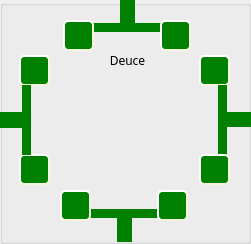
   <widget class="QGroupBox" name="groupBox_3">
    <property name="geometry">
     <rect>
      <x>70</x>
      <y>39</y>
      <width>251</width>
      <height>244</height>
     </rect>
    </property>
    <property name="title">
     <string/>
    </property>
    <widget class="QLabel" name="label_16">
     <property name="geometry">
      <rect>
       <x>100</x>
       <y>50</y>
       <width>55</width>
       <height>21</height>
      </rect>
     </property>
     <property name="font">
      <font>
       <family>Inter UI Medium</family>
      </font>
     </property>
     <property name="text">
      <string>Deuce</string>
     </property>
     <property name="alignment">
      <set>Qt::AlignCenter</set>
     </property>
    </widget>
    <widget class="QPushButton" name="pushButton_29">
     <property name="geometry">
      <rect>
       <x>19</x>
       <y>154</y>
       <width>31</width>
       <height>31</height>
      </rect>
     </property>
     <property name="minimumSize">
      <size>
       <width>31</width>
       <height>31</height>
      </size>
     </property>
     <property name="maximumSize">
      <size>
       <width>31</width>
       <height>31</height>
      </size>
     </property>
     <property name="styleSheet">
      <string notr="true">#pushButton_29{
border-image: url(:/img/relaySPDT.png);
background-color: green;
border-style: outset;
border-radius: 5px;
border-width:2px;
border-color:beige;
font-size:12px;
font-weight:100;
color: white;
max-width:23px;
max-height:23px;
min-width:23px;
min-height:23px;
padding:2px;

}
#pushButton_29:checked{
	background-color: red;
}</string>
     </property>
     <property name="text">
      <string/>
     </property>
     <property name="checkable">
      <bool>true</bool>
     </property>
    </widget>
    <widget class="QPushButton" name="pushButton_12">
     <property name="geometry">
      <rect>
       <x>90</x>
       <y>209</y>
       <width>27</width>
       <height>9</height>
      </rect>
     </property>
     <property name="minimumSize">
      <size>
       <width>20</width>
       <height>4</height>
      </size>
     </property>
     <property name="maximumSize">
      <size>
       <width>100</width>
       <height>20</height>
      </size>
     </property>
     <property name="sizeIncrement">
      <size>
       <width>1</width>
       <height>1</height>
      </size>
     </property>
     <property name="styleSheet">
      <string notr="true">#pushButton_12{
background-color: green;
border-style: outset;
}
#pushButton_12:checked{
	background-color: red;
}</string>
     </property>
     <property name="text">
      <string/>
     </property>
     <property name="checkable">
      <bool>true</bool>
     </property>
    </widget>
    <widget class="QLabel" name="label_14">
     <property name="geometry">
      <rect>
       <x>60</x>
       <y>70</y>
       <width>131</width>
       <height>91</height>
      </rect>
     </property>
     <property name="styleSheet">
      <string notr="true">border-image: url(:/img/powSub.jpg);</string>
     </property>
     <property name="text">
      <string/>
     </property>
    </widget>
    <widget class="QPushButton" name="pushButton_8">
     <property name="geometry">
      <rect>
       <x>218</x>
       <y>112</y>
       <width>42</width>
       <height>15</height>
      </rect>
     </property>
     <property name="styleSheet">
      <string notr="true">#pushButton_8{
background-color: green;
border-style: outset;
}
#pushButton_8:checked{
	background-color: red;
}</string>
     </property>
     <property name="text">
      <string/>
     </property>
     <property name="checkable">
      <bool>true</bool>
     </property>
    </widget>
    <widget class="QPushButton" name="pushButton_21">
     <property name="geometry">
      <rect>
       <x>93</x>
       <y>23</y>
       <width>27</width>
       <height>9</height>
      </rect>
     </property>
     <property name="minimumSize">
      <size>
       <width>20</width>
       <height>4</height>
      </size>
     </property>
     <property name="maximumSize">
      <size>
       <width>100</width>
       <height>20</height>
      </size>
     </property>
     <property name="sizeIncrement">
      <size>
       <width>1</width>
       <height>1</height>
      </size>
     </property>
     <property name="styleSheet">
      <string notr="true">#pushButton_21{
background-color: green;
border-style: outset;
}
#pushButton_21:checked{
	background-color: red;
}</string>
     </property>
     <property name="text">
      <string/>
     </property>
     <property name="checkable">
      <bool>true</bool>
     </property>
    </widget>
    <widget class="QPushButton" name="pushButton_31">
     <property name="geometry">
      <rect>
       <x>19</x>
       <y>55</y>
       <width>31</width>
       <height>31</height>
      </rect>
     </property>
     <property name="minimumSize">
      <size>
       <width>31</width>
       <height>31</height>
      </size>
     </property>
     <property name="maximumSize">
      <size>
       <width>31</width>
       <height>31</height>
      </size>
     </property>
     <property name="styleSheet">
      <string notr="true">#pushButton_31{
border-image: url(:/img/relaySPDT.png);
background-color: green;
border-style: outset;
border-radius: 5px;
border-width:2px;
border-color:beige;
font-size:12px;
font-weight:100;
color: white;
max-width:23px;
max-height:23px;
min-width:23px;
min-height:23px;
padding:2px;

}
#pushButton_31:checked{
	background-color: red;
}</string>
     </property>
     <property name="text">
      <string/>
     </property>
     <property name="checkable">
      <bool>true</bool>
     </property>
    </widget>
    <widget class="QPushButton" name="pushButton_22">
     <property name="geometry">
      <rect>
       <x>63</x>
       <y>20</y>
       <width>31</width>
       <height>31</height>
      </rect>
     </property>
     <property name="minimumSize">
      <size>
       <width>31</width>
       <height>31</height>
      </size>
     </property>
     <property name="maximumSize">
      <size>
       <width>31</width>
       <height>31</height>
      </size>
     </property>
     <property name="styleSheet">
      <string notr="true">#pushButton_22{
border-image: url(:/img/relaySPDT.png);
background-color: green;
border-style: outset;
border-radius: 5px;
border-width:2px;
border-color:beige;
font-size:12px;
font-weight:100;
color: white;
max-width:23px;
max-height:23px;
min-width:23px;
min-height:23px;
padding:2px;

}
#pushButton_22:checked{
	background-color: red;
}</string>
     </property>
     <property name="text">
      <string/>
     </property>
     <property name="checkable">
      <bool>true</bool>
     </property>
    </widget>
    <widget class="QPushButton" name="pushButton_13">
     <property name="geometry">
      <rect>
       <x>132</x>
       <y>209</y>
       <width>27</width>
       <height>9</height>
      </rect>
     </property>
     <property name="minimumSize">
      <size>
       <width>26</width>
       <height>4</height>
      </size>
     </property>
     <property name="maximumSize">
      <size>
       <width>100</width>
       <height>40</height>
      </size>
     </property>
     <property name="sizeIncrement">
      <size>
       <width>1</width>
       <height>1</height>
      </size>
     </property>
     <property name="styleSheet">
      <string notr="true">#pushButton_13{
background-color: green;
border-style: outset;
}
#pushButton_13:checked{
	background-color: red;
}</string>
     </property>
     <property name="text">
      <string/>
     </property>
     <property name="checkable">
      <bool>true</bool>
     </property>
    </widget>
    <widget class="QPushButton" name="pushButton_25">
     <property name="geometry">
      <rect>
       <x>135</x>
       <y>23</y>
       <width>27</width>
       <height>9</height>
      </rect>
     </property>
     <property name="minimumSize">
      <size>
       <width>26</width>
       <height>4</height>
      </size>
     </property>
     <property name="maximumSize">
      <size>
       <width>100</width>
       <height>40</height>
      </size>
     </property>
     <property name="sizeIncrement">
      <size>
       <width>1</width>
       <height>1</height>
      </size>
     </property>
     <property name="styleSheet">
      <string notr="true">#pushButton_25{
background-color: green;
border-style: outset;
}
#pushButton_25:checked{
	background-color: red;
}</string>
     </property>
     <property name="text">
      <string/>
     </property>
     <property name="checkable">
      <bool>true</bool>
     </property>
    </widget>
    <widget class="QPushButton" name="pushButton_28">
     <property name="geometry">
      <rect>
       <x>120</x>
       <y>-1</y>
       <width>15</width>
       <height>33</height>
      </rect>
     </property>
     <property name="minimumSize">
      <size>
       <width>1</width>
       <height>1</height>
      </size>
     </property>
     <property name="maximumSize">
      <size>
       <width>1000</width>
       <height>1000</height>
      </size>
     </property>
     <property name="sizeIncrement">
      <size>
       <width>1</width>
       <height>1</height>
      </size>
     </property>
     <property name="styleSheet">
      <string notr="true">#pushButton_28{
background-color: green;
border-style: outset;
}
#pushButton_28:checked{
	background-color: red;
}</string>
     </property>
     <property name="text">
      <string/>
     </property>
     <property name="checkable">
      <bool>true</bool>
     </property>
    </widget>
    <widget class="QPushButton" name="pushButton_24">
     <property name="geometry">
      <rect>
       <x>199</x>
       <y>55</y>
       <width>31</width>
       <height>31</height>
      </rect>
     </property>
     <property name="minimumSize">
      <size>
       <width>31</width>
       <height>31</height>
      </size>
     </property>
     <property name="maximumSize">
      <size>
       <width>31</width>
       <height>31</height>
      </size>
     </property>
     <property name="styleSheet">
      <string notr="true">#pushButton_24{
border-image: url(:/img/relaySPDT.png);
background-color: green;
border-style: outset;
border-radius: 5px;
border-width:2px;
border-color:beige;
font-size:12px;
font-weight:100;
color: white;
max-width:23px;
max-height:23px;
min-width:23px;
min-height:23px;
padding:2px;

}
#pushButton_24:checked{
	background-color: red;
}</string>
     </property>
     <property name="text">
      <string/>
     </property>
     <property name="checkable">
      <bool>true</bool>
     </property>
    </widget>
    <widget class="QPushButton" name="pushButton_33">
     <property name="geometry">
      <rect>
       <x>22</x>
       <y>128</y>
       <width>9</width>
       <height>27</height>
      </rect>
     </property>
     <property name="styleSheet">
      <string notr="true">#pushButton_33{
background-color: green;
border-style: outset;
}
#pushButton_33:checked{
	background-color: red;
}</string>
     </property>
     <property name="text">
      <string/>
     </property>
     <property name="checkable">
      <bool>true</bool>
     </property>
    </widget>
    <widget class="QPushButton" name="pushButton_26">
     <property name="geometry">
      <rect>
       <x>218</x>
       <y>127</y>
       <width>9</width>
       <height>28</height>
      </rect>
     </property>
     <property name="styleSheet">
      <string notr="true">#pushButton_26{
background-color: green;
border-style: outset;
}
#pushButton_26:checked{
	background-color: red;
}</string>
     </property>
     <property name="text">
      <string/>
     </property>
     <property name="checkable">
      <bool>true</bool>
     </property>
    </widget>
    <widget class="QPushButton" name="pushButton_5">
     <property name="geometry">
      <rect>
       <x>60</x>
       <y>190</y>
       <width>31</width>
       <height>31</height>
      </rect>
     </property>
     <property name="minimumSize">
      <size>
       <width>31</width>
       <height>31</height>
      </size>
     </property>
     <property name="maximumSize">
      <size>
       <width>31</width>
       <height>31</height>
      </size>
     </property>
     <property name="styleSheet">
      <string notr="true">#pushButton_5{
border-image: url(:/img/relaySPDT.png);
background-color: green;
border-style: outset;
border-radius: 5px;
border-width:2px;
border-color:beige;
font-size:12px;
font-weight:100;
color: white;
max-width:23px;
max-height:23px;
min-width:23px;
min-height:23px;
padding:2px;

}
#pushButton_5:checked{
	background-color: red;
}</string>
     </property>
     <property name="text">
      <string/>
     </property>
     <property name="checkable">
      <bool>true</bool>
     </property>
    </widget>
    <widget class="QPushButton" name="pushButton_6">
     <property name="geometry">
      <rect>
       <x>157</x>
       <y>190</y>
       <width>31</width>
       <height>31</height>
      </rect>
     </property>
     <property name="minimumSize">
      <size>
       <width>31</width>
       <height>31</height>
      </size>
     </property>
     <property name="maximumSize">
      <size>
       <width>31</width>
       <height>31</height>
      </size>
     </property>
     <property name="styleSheet">
      <string notr="true">#pushButton_6{
border-image: url(:/img/relaySPDT.png);
background-color: green;
border-style: outset;
border-radius: 5px;
border-width:2px;
border-color:beige;
font-size:12px;
font-weight:100;
color: white;
max-width:23px;
max-height:23px;
min-width:23px;
min-height:23px;
padding:2px;

}
#pushButton_6:checked{
	background-color: red;
}</string>
     </property>
     <property name="text">
      <string/>
     </property>
     <property name="checkable">
      <bool>true</bool>
     </property>
    </widget>
    <widget class="QPushButton" name="pushButton_32">
     <property name="geometry">
      <rect>
       <x>-2</x>
       <y>112</y>
       <width>33</width>
       <height>16</height>
      </rect>
     </property>
     <property name="styleSheet">
      <string notr="true">#pushButton_32{
background-color: green;
border-style: outset;
}
#pushButton_32:checked{
	background-color: red;
}</string>
     </property>
     <property name="text">
      <string/>
     </property>
     <property name="checkable">
      <bool>true</bool>
     </property>
    </widget>
    <widget class="QPushButton" name="pushButton_7">
     <property name="geometry">
      <rect>
       <x>218</x>
       <y>85</y>
       <width>9</width>
       <height>27</height>
      </rect>
     </property>
     <property name="styleSheet">
      <string notr="true">#pushButton_7{
background-color: green;
border-style: outset;
}
#pushButton_7:checked{
	background-color: red;
}</string>
     </property>
     <property name="text">
      <string/>
     </property>
     <property name="checkable">
      <bool>true</bool>
     </property>
    </widget>
    <widget class="QPushButton" name="pushButton_30">
     <property name="geometry">
      <rect>
       <x>22</x>
       <y>85</y>
       <width>9</width>
       <height>27</height>
      </rect>
     </property>
     <property name="styleSheet">
      <string notr="true">#pushButton_30{
background-color: green;
border-style: outset;
}
#pushButton_30:checked{
	background-color: red;
}</string>
     </property>
     <property name="text">
      <string/>
     </property>
     <property name="checkable">
      <bool>true</bool>
     </property>
    </widget>
    <widget class="QPushButton" name="pushButton_11">
     <property name="geometry">
      <rect>
       <x>117</x>
       <y>209</y>
       <width>15</width>
       <height>33</height>
      </rect>
     </property>
     <property name="minimumSize">
      <size>
       <width>1</width>
       <height>1</height>
      </size>
     </property>
     <property name="maximumSize">
      <size>
       <width>1000</width>
       <height>1000</height>
      </size>
     </property>
     <property name="sizeIncrement">
      <size>
       <width>1</width>
       <height>1</height>
      </size>
     </property>
     <property name="styleSheet">
      <string notr="true">#pushButton_11{
background-color: green;
border-style: outset;
}
#pushButton_11:checked{
	background-color: red;
}</string>
     </property>
     <property name="text">
      <string/>
     </property>
     <property name="checkable">
      <bool>true</bool>
     </property>
    </widget>
    <widget class="QPushButton" name="pushButton_27">
     <property name="geometry">
      <rect>
       <x>160</x>
       <y>20</y>
       <width>31</width>
       <height>31</height>
      </rect>
     </property>
     <property name="minimumSize">
      <size>
       <width>31</width>
       <height>31</height>
      </size>
     </property>
     <property name="maximumSize">
      <size>
       <width>31</width>
       <height>31</height>
      </size>
     </property>
     <property name="styleSheet">
      <string notr="true">#pushButton_27{
border-image: url(:/img/relaySPDT.png);
background-color: green;
border-style: outset;
border-radius: 5px;
border-width:2px;
border-color:beige;
font-size:12px;
font-weight:100;
color: white;
max-width:23px;
max-height:23px;
min-width:23px;
min-height:23px;
padding:2px;

}
#pushButton_27:checked{
	background-color: red;
}</string>
     </property>
     <property name="text">
      <string/>
     </property>
     <property name="checkable">
      <bool>true</bool>
     </property>
    </widget>
    <widget class="QPushButton" name="pushButton_23">
     <property name="geometry">
      <rect>
       <x>199</x>
       <y>154</y>
       <width>31</width>
       <height>31</height>
      </rect>
     </property>
     <property name="minimumSize">
      <size>
       <width>31</width>
       <height>31</height>
      </size>
     </property>
     <property name="maximumSize">
      <size>
       <width>31</width>
       <height>31</height>
      </size>
     </property>
     <property name="styleSheet">
      <string notr="true">#pushButton_23{
border-image: url(:/img/relaySPDT.png);
background-color: green;
border-style: outset;
border-radius: 5px;
border-width:2px;
border-color:beige;
font-size:12px;
font-weight:100;
color: white;
max-width:23px;
max-height:23px;
min-width:23px;
min-height:23px;
padding:2px;

}
#pushButton_23:checked{
	background-color: red;
}</string>
     </property>
     <property name="text">
      <string/>
     </property>
     <property name="checkable">
      <bool>true</bool>
     </property>
    </widget>
   </widget>
